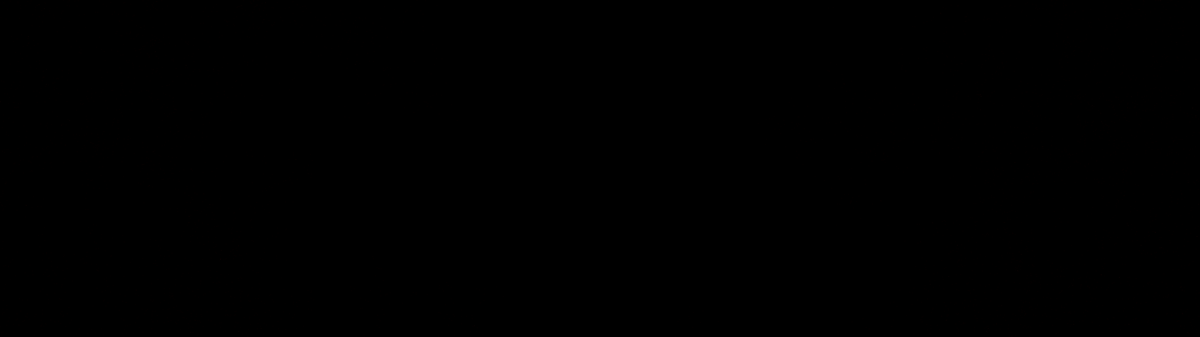
Frame 1 (no input)
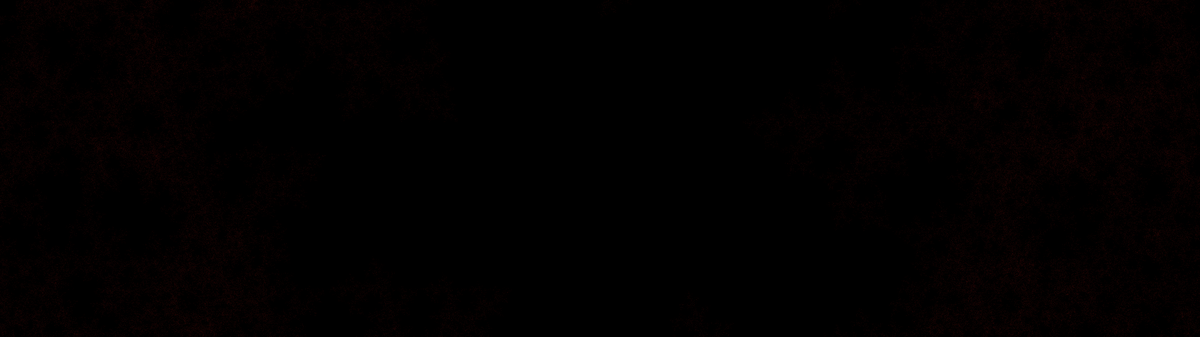
Frame 60 (the mouse pressed at the canvas centre just before this capture)
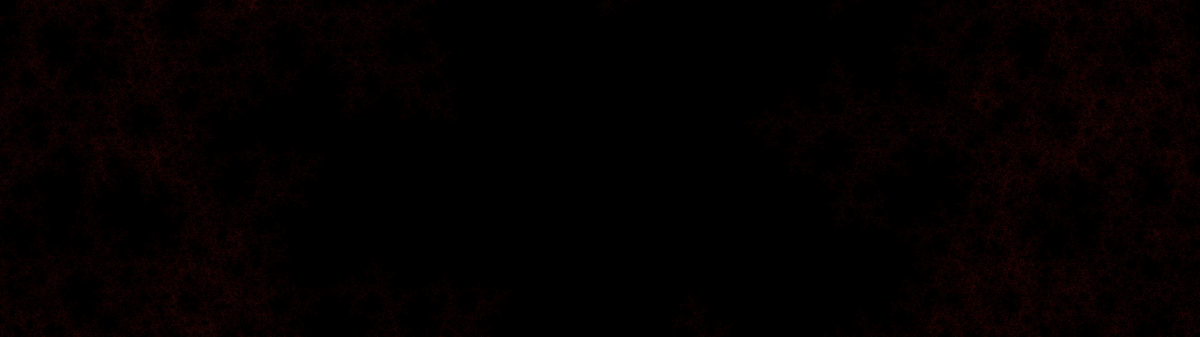
Frame 120 (the mouse held since frame 60 and released just before this capture)

The Processing sketch that drew these frames (run headless with seeded random() and noise(); from frame 60 on, the mouse is pressed at the canvas centre):

// Processing sketch: ChaosGame
// ── ChaosGame.pde
PVector [] seeds;
int numberOfSeeds = 5;
PVector pos;
int radius = 5000;
int numPointsPerFrame = 50000;
int prev = -1;
color pointColour = color(240, 30, 20, 50);

void setup(){
  size(3840, 1080);
  background(0);
  stroke(255, 100);
  strokeWeight(1);
  seeds = new PVector[numberOfSeeds];
  
  for(int i = 0; i < seeds.length; i++){
    seeds[i] = new PVector(radius, 0);
    seeds[i].rotate(i * PI * 2 / seeds.length - PI / 2);
    seeds[i].x += width/2;
    seeds[i].y += height/2;
  }
  
  pos = new PVector(random(width), random(height));
  //for(PVector seed: seeds) point(seed.x, seed.y);
}

void draw(){
  fill(0);
  noStroke();
  rect(0, 0, 50, 50);
  fill(255);
  //text(frameRate, 5, 10);
  stroke(pointColour);
  for(int i = 0; i < numPointsPerFrame; i++){
    int index = floor(random(seeds.length));
    while(index == prev){
      index = floor(random(seeds.length));
    }
    index = index + 1 >= seeds.length ? 0 : index + 1;
    prev = index;
    pos.x = (pos.x + seeds[index].x) / 2;
    pos.y = (pos.y + seeds[index].y) / 2;
    point(pos.x, pos.y);
  }
}

void keyPressed(){
  if(key == 'r'){
    background(0);
  }
}
